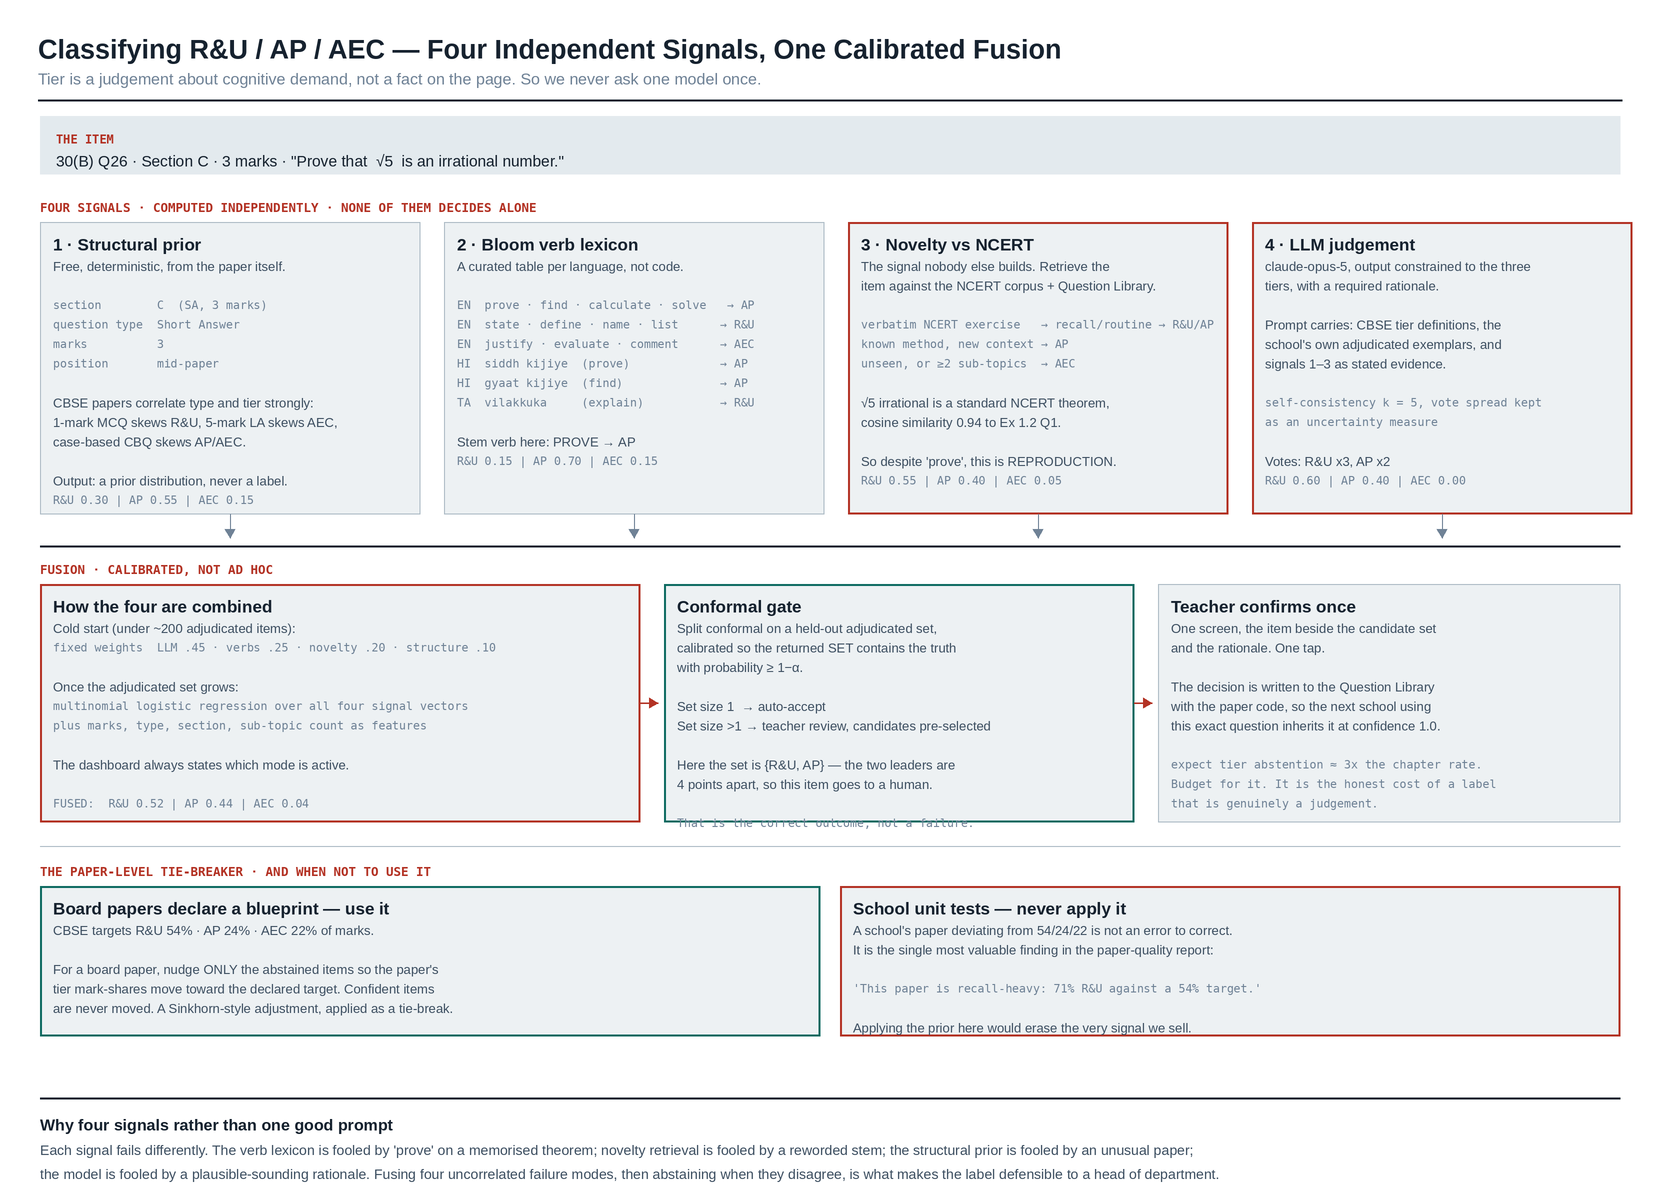

Write Python code to recreate this figure.
from diag import D, C, FM, FB, FR, FMB
W,H = 1660, 1190
d = D(W,H,"Classifying R&U / AP / AEC — Four Independent Signals, One Calibrated Fusion",
      "Tier is a judgement about cognitive demand, not a fact on the page. So we never ask one model once.")

d.box(40,116,1580,58,None,None,"chip",pad=0)
d.text(56,132,"THE ITEM",12,FMB,C["mark"])
d.text(56,152,'30(B) Q26 · Section C · 3 marks · "Prove that  √5  is an irrational number."',15.5,FR,C["ink"])

# four signals
d.tag(40,200,"FOUR SIGNALS · COMPUTED INDEPENDENTLY · NONE OF THEM DECIDES ALONE",C["mark"],12.5)
y=222; bw=380; xs=[40,444,848,1252]
d.box(xs[0],y,bw,292,"1 · Structural prior",
 ["Free, deterministic, from the paper itself.","",
  "~section        C  (SA, 3 marks)","~question type  Short Answer","~marks          3","~position       mid-paper","",
  "CBSE papers correlate type and tier strongly:","1-mark MCQ skews R&U, 5-mark LA skews AEC,","case-based CBQ skews AP/AEC.","",
  "Output: a prior distribution, never a label.","~R&U 0.30 | AP 0.55 | AEC 0.15"],"plain",tsize=17,lsize=13)

d.box(xs[1],y,bw,292,"2 · Bloom verb lexicon",
 ["A curated table per language, not code.","",
  "~EN  prove · find · calculate · solve   → AP","~EN  state · define · name · list      → R&U","~EN  justify · evaluate · comment      → AEC",
  "~HI  siddh kijiye  (prove)             → AP","~HI  gyaat kijiye  (find)              → AP","~TA  vilakkuka     (explain)           → R&U","",
  "Stem verb here: PROVE → AP","~R&U 0.15 | AP 0.70 | AEC 0.15"],"plain",tsize=17,lsize=13)

d.box(xs[2],y,bw,292,"3 · Novelty vs NCERT",
 ["The signal nobody else builds. Retrieve the","item against the NCERT corpus + Question Library.","",
  "~verbatim NCERT exercise   → recall/routine → R&U/AP","~known method, new context → AP","~unseen, or ≥2 sub-topics  → AEC","",
  "√5 irrational is a standard NCERT theorem,","cosine similarity 0.94 to Ex 1.2 Q1.","",
  "So despite 'prove', this is REPRODUCTION.","~R&U 0.55 | AP 0.40 | AEC 0.05"],"accent",tsize=17,lsize=13)

d.box(xs[3],y,bw,292,"4 · LLM judgement",
 ["claude-opus-5, output constrained to the three","tiers, with a required rationale.","",
  "Prompt carries: CBSE tier definitions, the","school's own adjudicated exemplars, and","signals 1–3 as stated evidence.","",
  "~self-consistency k = 5, vote spread kept","~as an uncertainty measure","",
  "Votes: R&U x3, AP x2","~R&U 0.60 | AP 0.40 | AEC 0.00"],"accent",tsize=17,lsize=13)

# fusion
fy=546
d.line(40,fy,1620,fy,C["ink"],2)
d.tag(40,fy+16,"FUSION · CALIBRATED, NOT AD HOC",C["mark"],12.5)
fy2=fy+38
d.box(40,fy2,600,238,"How the four are combined",
 ["Cold start (under ~200 adjudicated items):","~fixed weights  LLM .45 · verbs .25 · novelty .20 · structure .10","",
  "Once the adjudicated set grows:","~multinomial logistic regression over all four signal vectors","~plus marks, type, section, sub-topic count as features","",
  "The dashboard always states which mode is active.","",
  "~FUSED:  R&U 0.52 | AP 0.44 | AEC 0.04"],"accent",tsize=17,lsize=13)

d.box(664,fy2,470,238,"Conformal gate",
 ["Split conformal on a held-out adjudicated set,","calibrated so the returned SET contains the truth","with probability ≥ 1−α.","",
  "Set size 1  → auto-accept","Set size >1 → teacher review, candidates pre-selected","",
  "Here the set is {R&U, AP} — the two leaders are","4 points apart, so this item goes to a human.","",
  "~That is the correct outcome, not a failure."],"verify",tsize=17,lsize=13)

d.box(1158,fy2,462,238,"Teacher confirms once",
 ["One screen, the item beside the candidate set","and the rationale. One tap.","",
  "The decision is written to the Question Library","with the paper code, so the next school using","this exact question inherits it at confidence 1.0.","",
  "~expect tier abstention ≈ 3x the chapter rate.","~Budget for it. It is the honest cost of a label","~that is genuinely a judgement."],"plain",tsize=17,lsize=13)

d.arrow([(640,fy2+119),(658,fy2+119)],C["mark"],1.8)
d.arrow([(1134,fy2+119),(1152,fy2+119)],C["mark"],1.8)
for x in xs:
    d.arrow([(x+bw/2, y+292),(x+bw/2, fy-8)],C["ink3"],1.4)

# global constraint
gy=fy2+262
d.line(40,gy,1620,gy,C["rule"],1)
d.tag(40,gy+18,"THE PAPER-LEVEL TIE-BREAKER · AND WHEN NOT TO USE IT",C["mark"],12.5)
d.box(40,gy+40,780,150,"Board papers declare a blueprint — use it",
 ["CBSE targets R&U 54% · AP 24% · AEC 22% of marks.","",
  "For a board paper, nudge ONLY the abstained items so the paper's","tier mark-shares move toward the declared target. Confident items",
  "are never moved. A Sinkhorn-style adjustment, applied as a tie-break."],"verify",tsize=17,lsize=13)
d.box(840,gy+40,780,150,"School unit tests — never apply it",
 ["A school's paper deviating from 54/24/22 is not an error to correct.","It is the single most valuable finding in the paper-quality report:",
  "","~'This paper is recall-heavy: 71% R&U against a 54% target.'","",
  "Applying the prior here would erase the very signal we sell."],"accent",tsize=17,lsize=13)

d.line(40,H-92,1620,H-92,C["ink"],2)
d.text(40,H-74,"Why four signals rather than one good prompt",16,FB,C["ink"])
d.text(40,H-48,"Each signal fails differently. The verb lexicon is fooled by 'prove' on a memorised theorem; novelty retrieval is fooled by a reworded stem; the structural prior is fooled by an unusual paper;",14,FR,C["ink2"])
d.text(40,H-24,"the model is fooled by a plausible-sounding rationale. Fusing four uncorrelated failure modes, then abstaining when they disagree, is what makes the label defensible to a head of department.",14,FR,C["ink2"])
d.save("d9.png"); print("ok")
